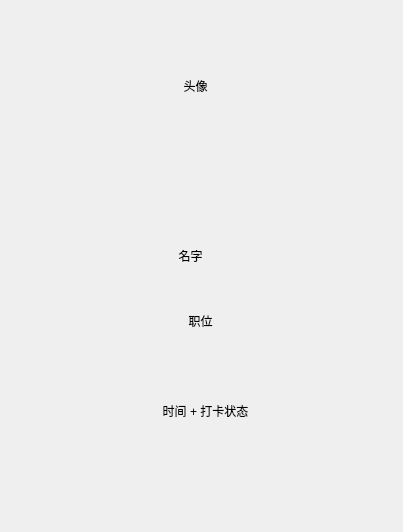
<?xml version="1.0" encoding="UTF-8"?>
<ui version="4.0">
 <class>SignCard</class>
 <widget class="QWidget" name="SignCard">
  <property name="geometry">
   <rect>
    <x>0</x>
    <y>0</y>
    <width>403</width>
    <height>532</height>
   </rect>
  </property>
  <property name="windowTitle">
   <string>Form</string>
  </property>
  <widget class="QLabel" name="position">
   <property name="geometry">
    <rect>
     <x>140</x>
     <y>300</y>
     <width>121</width>
     <height>41</height>
    </rect>
   </property>
   <property name="styleSheet">
    <string notr="true">font: 110 15px  &quot;Monospace&quot;;</string>
   </property>
   <property name="text">
    <string>职位</string>
   </property>
   <property name="alignment">
    <set>Qt::AlignCenter</set>
   </property>
  </widget>
  <widget class="QLabel" name="name">
   <property name="geometry">
    <rect>
     <x>120</x>
     <y>230</y>
     <width>141</width>
     <height>51</height>
    </rect>
   </property>
   <property name="styleSheet">
    <string notr="true">font: 175 40px  &quot;Monospace&quot;;</string>
   </property>
   <property name="text">
    <string>名字</string>
   </property>
   <property name="alignment">
    <set>Qt::AlignCenter</set>
   </property>
  </widget>
  <widget class="QLabel" name="state">
   <property name="geometry">
    <rect>
     <x>110</x>
     <y>380</y>
     <width>191</width>
     <height>61</height>
    </rect>
   </property>
   <property name="styleSheet">
    <string notr="true">font:  23px &quot;Noto Sans CJK SC&quot;;
font-weight: lighter;</string>
   </property>
   <property name="text">
    <string>时间 + 打卡状态</string>
   </property>
   <property name="alignment">
    <set>Qt::AlignCenter</set>
   </property>
  </widget>
  <widget class="QLabel" name="portrait">
   <property name="geometry">
    <rect>
     <x>140</x>
     <y>30</y>
     <width>111</width>
     <height>111</height>
    </rect>
   </property>
   <property name="text">
    <string>头像</string>
   </property>
   <property name="alignment">
    <set>Qt::AlignCenter</set>
   </property>
  </widget>
 </widget>
 <resources/>
 <connections/>
</ui>
